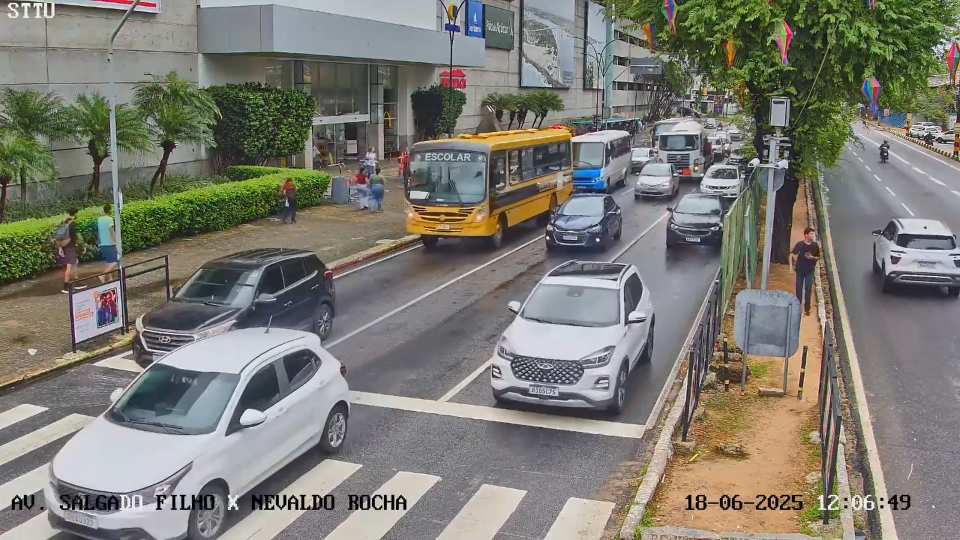
#> input picture presets/1.png, 1920 x 1080 px (shown at 1/2 size)
$ python main.py
#> lines starting #> are read from the running program, lines starting #| are printed output that depends on the picture; pictures that were not available may be replaced by others from this repository, and a replacement may not be noted
# Imports e logging
import cv2
import os
import logging

logging.basicConfig(
    level=logging.INFO,
    format='[%(levelname)s] %(asctime)s - %(message)s',
    datefmt='%H:%M:%S'
)

PASTA_PRESETS = 'presets'
VIDEO_SOURCE = "https://rtsptoweb.fiware.interjato.com.br/stream/20aadc3f-8621-47ec-8c00-550474635331/channel/0/hlsll/live/index.m3u8"
NUM_FEATURES = 2000
GOOD_MATCH_RATIO = 0.75
MIN_GOOD_MATCHES = 10
FRAMES_PARA_CONFIRMACAO = 3
LARGURA_PROCESSAMENTO = 640
ALTURA_PROCESSAMENTO = 480

def detectar_movimento_camera_diff(frame_anterior_cinza, frame_atual_cinza, limiar_area=0.20, limiar_contorno=0.18):
    if frame_anterior_cinza is None:
        return False

    diff = cv2.absdiff(frame_anterior_cinza, frame_atual_cinza)
    _, thresh = cv2.threshold(diff, 40, 255, cv2.THRESH_BINARY)  # threshold mais alto

    # Não use dilatação para não aumentar áreas pequenas
    contornos, _ = cv2.findContours(thresh, cv2.RETR_EXTERNAL, cv2.CHAIN_APPROX_SIMPLE)
    maior_area = 0
    soma_areas = 0
    for cnt in contornos:
        area = cv2.contourArea(cnt)
        soma_areas += area
        if area > maior_area:
            maior_area = area
    total_pixels = thresh.shape[0] * thresh.shape[1]
    porcentagem_maior_contorno = maior_area / total_pixels
    porcentagem_soma_areas = soma_areas / total_pixels

    logging.debug(f"Maior contorno: {porcentagem_maior_contorno:.4f} | Soma áreas: {porcentagem_soma_areas:.4f}")

    # Agora só movimentos realmente grandes vão ser detectados
    return (porcentagem_maior_contorno > limiar_contorno) or (porcentagem_soma_areas > limiar_area)

def analisar_presets_referencia(pasta_presets: str):
#> called with pasta_presets = 'presets'
    logging.debug("Iniciando análise das imagens de referência...")
    orb = cv2.ORB_create(nfeatures=NUM_FEATURES)
    descritores_presets = {}
    for nome_arquivo in os.listdir(pasta_presets):
        caminho_arquivo = os.path.join(pasta_presets, nome_arquivo)
        nome_preset = os.path.splitext(nome_arquivo)[0]
        try:
            img = cv2.imread(caminho_arquivo, cv2.IMREAD_GRAYSCALE)
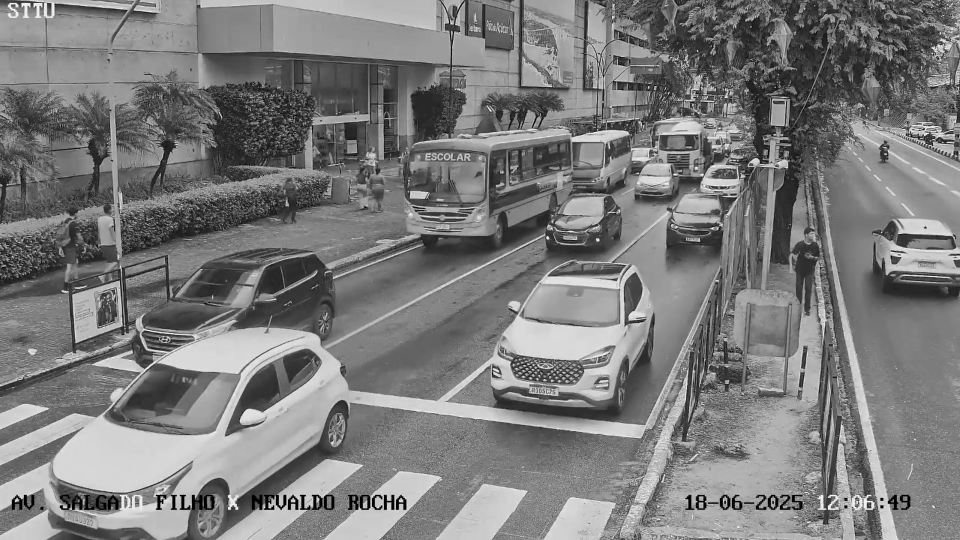
#> img: shape (1080, 1920) (shown at 1/2 size); min 0, max 255, mean 123.2
            if img is None:
                raise FileNotFoundError
            keypoints, descriptors = orb.detectAndCompute(img, None)
#> keypoints = 2000 keypoints; strongest (x, y, size): (34, 996, 31), (540, 1015, 37.2), (802, 996, 31), (802, 999, 53.6)
            if descriptors is not None:
                descritores_presets[nome_preset] = (keypoints, descriptors)
                logging.debug(f"'{nome_preset}' processado com sucesso.")
            else:
                logging.warning(f"AVISO: Nenhuma característica encontrada em '{nome_preset}'.")
        except Exception as e:
            logging.error(f"ERRO ao processar '{caminho_arquivo}': {e}")
#> pass 2 of the loop in analisar_presets_referencia, `for nome_arquivo in os.listdir(pasta_presets):`:
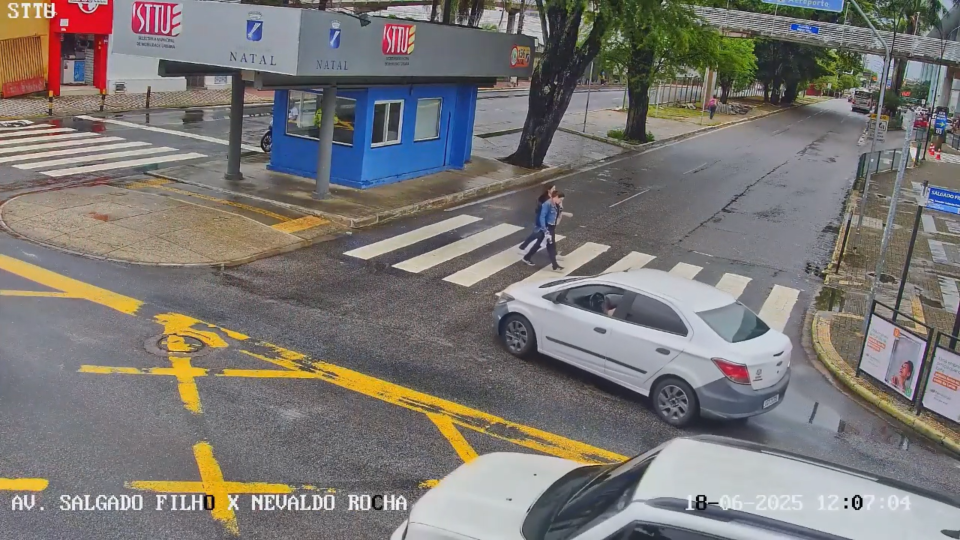
#> input picture presets/2.png, 1920 x 1080 px (shown at 1/2 size)
#> in analisar_presets_referencia, `img = cv2.imread(caminho_arquivo, cv2.IMREAD_GRAYSCALE)`:
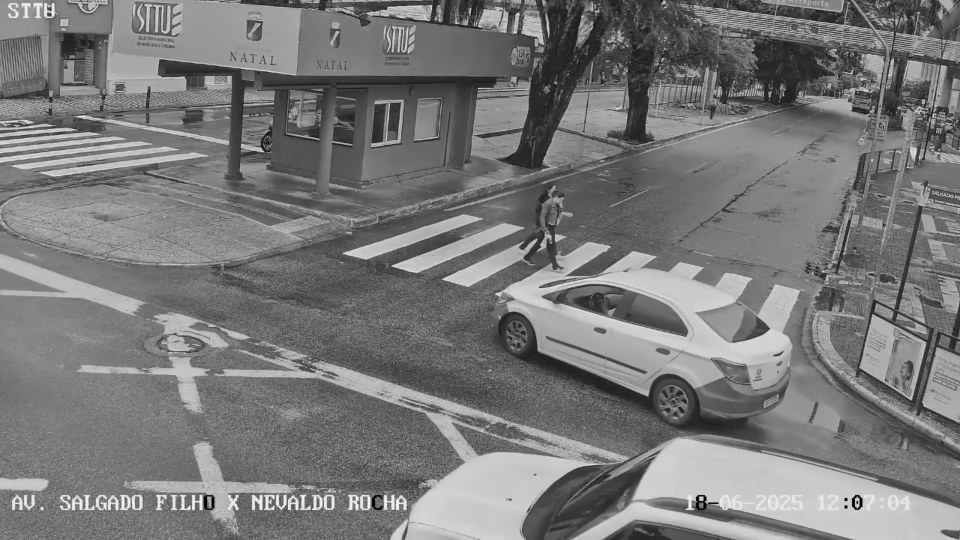
#> img: shape (1080, 1920) (shown at 1/2 size); min 0, max 252, mean 121
#> keypoints = 2000 keypoints; strongest (x, y, size): (1401, 995, 53.6), (1691, 999, 44.6), (1693, 998, 37.2), (1691, 1012, 44.6)
#> pass 3 of the loop in analisar_presets_referencia, `for nome_arquivo in os.listdir(pasta_presets):`:
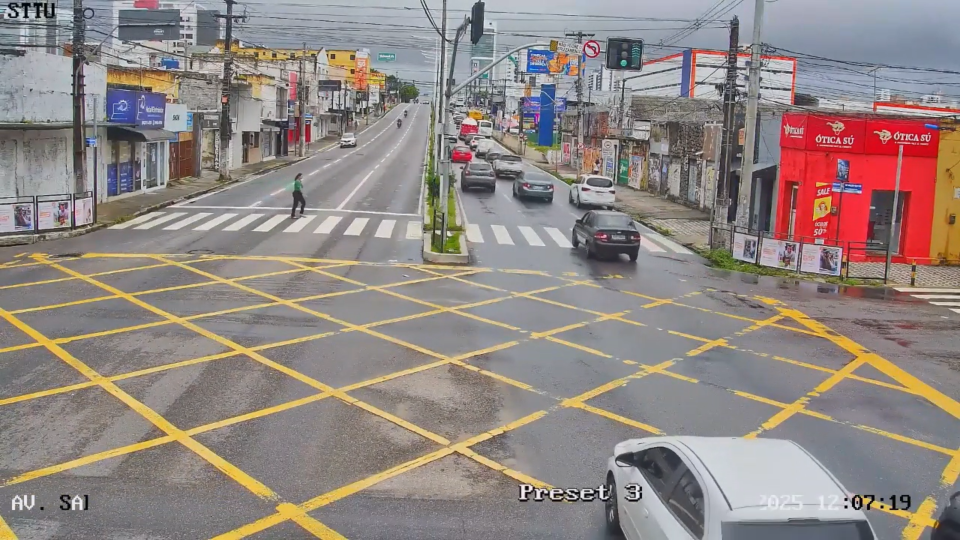
#> input picture presets/3.png, 1920 x 1080 px (shown at 1/2 size)
#> in analisar_presets_referencia, `img = cv2.imread(caminho_arquivo, cv2.IMREAD_GRAYSCALE)`:
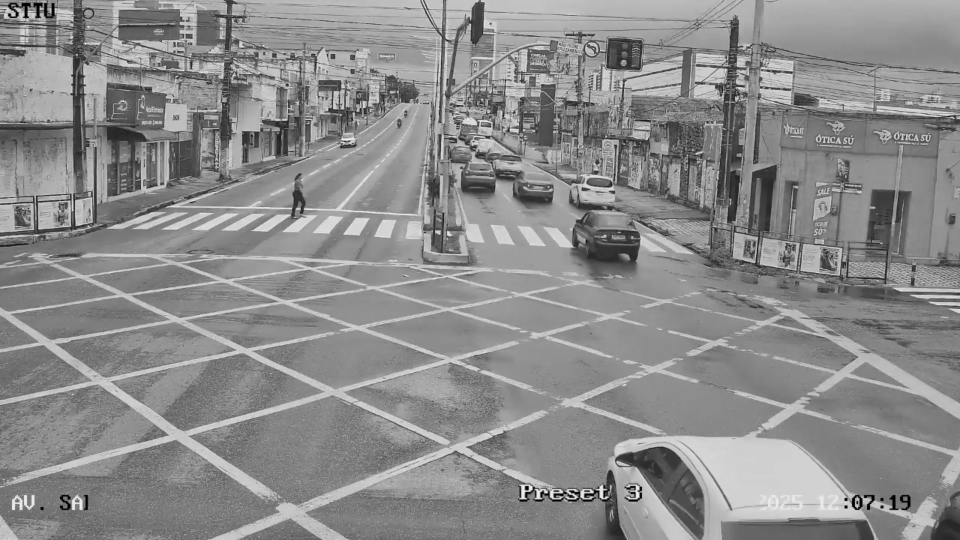
#> img: shape (1080, 1920) (shown at 1/2 size); min 0, max 245, mean 139.3
#> keypoints = 2000 keypoints; strongest (x, y, size): (1053, 973, 44.6), (1054, 975, 53.6), (1053, 978, 44.6), (1051, 975, 53.6)
#> the loop made 4 passes; the first 3 are shown
    logging.debug("Análise das imagens de referência concluída.")
    return orb, descritores_presets

def identificar_preset_features(frame, orb, descritores_presets: dict):
    logging.debug("Chamando identificar_preset_features")
    keypoints_frame, descriptors_frame = orb.detectAndCompute(frame, None)
    if descriptors_frame is None:
        logging.debug("Nenhum descritor encontrado no frame atual.")
        return None, 0

    bf = cv2.BFMatcher(cv2.NORM_HAMMING, crossCheck=False)
    matches_por_preset = {}
    for nome_preset, (_, descriptors_preset) in descritores_presets.items():
        matches = bf.knnMatch(descriptors_frame, descriptors_preset, k=2)
        good_matches = []
        try:
            for m, n in matches:
                if m.distance < GOOD_MATCH_RATIO * n.distance:
                    good_matches.append(m)
        except ValueError:
            pass
        matches_por_preset[nome_preset] = len(good_matches)
        logging.debug(f"{nome_preset}: {len(good_matches)} good matches")

    if not matches_por_preset:
        logging.debug("Nenhum preset de referência disponível.")
        return None, 0

    melhor_preset = max(matches_por_preset, key=matches_por_preset.get)
    num_melhores_matches = matches_por_preset[melhor_preset]
    logging.debug(f"Melhor preset: {melhor_preset} com {num_melhores_matches} matches")

    if num_melhores_matches >= MIN_GOOD_MATCHES:
        logging.debug(f"{melhor_preset} atingiu o mínimo de matches.")
        return melhor_preset, num_melhores_matches
    else:
        logging.debug("Nenhum preset atingiu o mínimo de matches.")
        return None, num_melhores_matches

# Função principal
def main():
    logging.debug("Iniciando script principal")
    orb_detector, descritores_referencia = analisar_presets_referencia(PASTA_PRESETS)
#> descritores_referencia = 4 items
    if not descritores_referencia:
        logging.error("Nenhuma imagem de referência foi carregada. Encerrando.")
        return

    cap = cv2.VideoCapture(VIDEO_SOURCE)
    if not cap.isOpened():
        logging.error(f"Erro ao abrir a fonte de vídeo: {VIDEO_SOURCE}")
        return

    estado_camera = "BUSCANDO_PRESET"
    preset_atual = None
    preset_candidato = None
    contador_confirmacao = 0
    frame_anterior_cinza = None
    estado_anterior = None
    camera_estavel = False

    logging.info("Iniciando captura de vídeo. Pressione 'q' para sair.")
    logging.info("Pressione 'm' para simular o movimento da câmera e voltar ao modo de busca.")

    frame_count = 0
    while True:
        logging.debug("Novo loop do frame")
        ret, frame = cap.read()
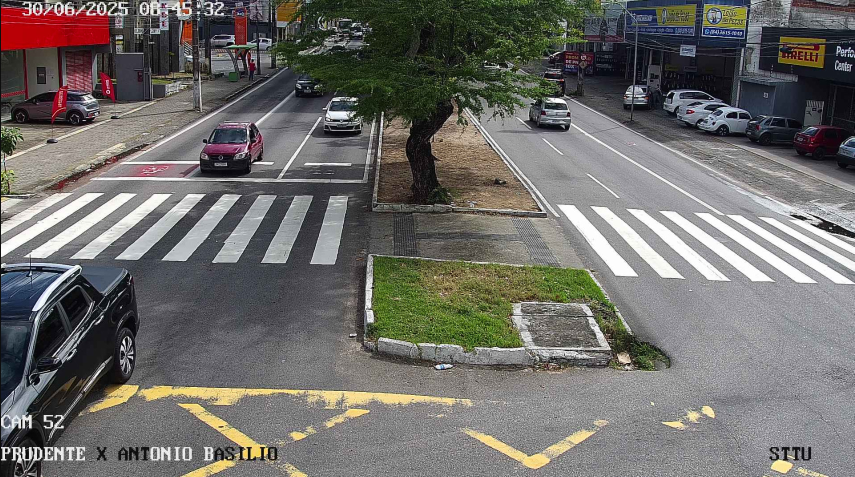
#> input picture presets/Preset_-58136263_-352107768_1.jpg, 1709 x 954 px, given in place of index.m3u8, which was not available (shown at 1/2 size)
#> frame is the input picture: shape (954, 1709, 3); mean B, G, R 105.9, 109.4, 111.4
        if not ret:
            logging.info("Fim do vídeo ou erro de captura.")
            break
        frame_count += 1
        if frame_count % 2 != 0:
            continue

        frame_processamento = cv2.resize(frame, (LARGURA_PROCESSAMENTO, ALTURA_PROCESSAMENTO))
        frame_cinza = cv2.cvtColor(frame_processamento, cv2.COLOR_BGR2GRAY)

        movimento_camera = detectar_movimento_camera_diff(frame_anterior_cinza, frame_cinza)
        frame_anterior_cinza = frame_cinza.copy()

        if movimento_camera:
            if estado_camera != "BUSCANDO_PRESET":
                logging.info("Movimento da câmera detectado. Buscando novo preset...")
                estado_camera = "BUSCANDO_PRESET"
                preset_atual = None
                preset_candidato = None
                contador_confirmacao = 0
            camera_estavel = False
        else:
            camera_estavel = True

        if estado_camera != estado_anterior:
            logging.info(f"Estado mudou de {estado_anterior} para {estado_camera}")
            estado_anterior = estado_camera

        # Só identifica preset se a câmera estiver estável (sem movimento)
        if estado_camera == "BUSCANDO_PRESET" and camera_estavel:
            logging.debug("Estado: BUSCANDO_PRESET (câmera estável)")
            texto_status = "BUSCANDO PRESET..."
            cor_status = (0, 0, 255)
            identificado, n_matches = identificar_preset_features(frame_cinza, orb_detector, descritores_referencia)
            logging.debug(f"identificador: {identificado}, n_matches: {n_matches}")

            if identificado:
                if identificado == preset_candidato:
                    contador_confirmacao += 1
                else:
                    preset_candidato = identificado
                    contador_confirmacao = 1

                texto_status = f"Candidato: {preset_candidato} ({contador_confirmacao}/{FRAMES_PARA_CONFIRMACAO})"
                logging.debug(f"Candidato atual: {preset_candidato}, contador: {contador_confirmacao}")

                if contador_confirmacao >= FRAMES_PARA_CONFIRMACAO:
                    preset_atual = preset_candidato
                    estado_camera = "PRESET_DEFINIDO"
                    logging.info(f"--- PRESET CONFIRMADO: {preset_atual} ---")
            else:
                preset_candidato = None
                contador_confirmacao = 0

        elif estado_camera == "PRESET_DEFINIDO":
            logging.debug("Estado: PRESET_DEFINIDO")
            texto_status = f"PRESET ATUAL: {preset_atual} (ESTAVEL)"
            cor_status = (0, 255, 0)

        cv2.putText(frame, texto_status, (20, 40), cv2.FONT_HERSHEY_SIMPLEX, 1, cor_status, 2)
        cv2.imshow("Identificador de Preset - Tempo Real", frame)

        key = cv2.waitKey(1) & 0xFF
        if key == ord('q'):
            logging.info("Tecla 'q' pressionada, encerrando.")
            break

    cap.release()
    cv2.destroyAllWindows()
    logging.debug("Script finalizado")

# Execução
if __name__ == "__main__":
    main()
